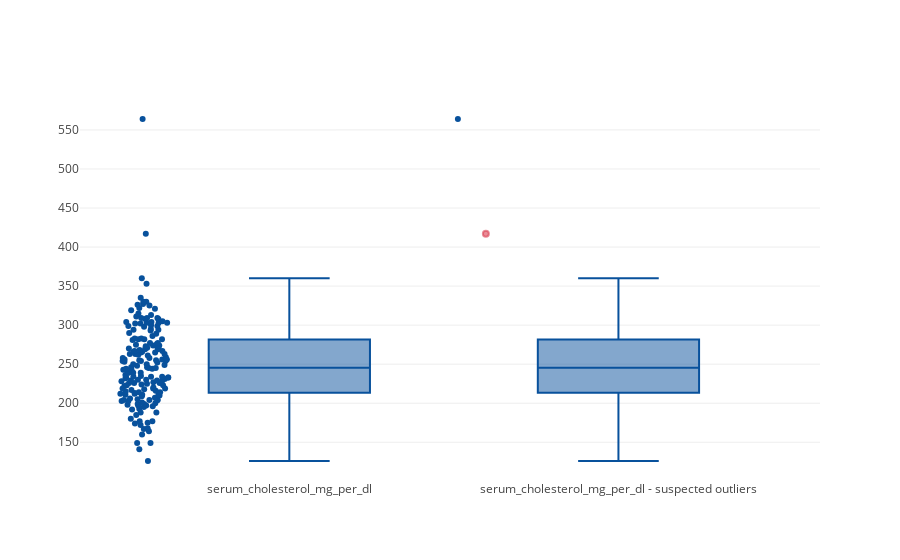

Notebook source saved alongside this figure:
### Markdown cell above
### serum_cholesterol_mg_per_dl

### Code cell
name = 'serum_cholesterol_mg_per_dl'
y = df[name]

trace1 = go.Box(
    y=y,
    jitter=0.3,
    pointpos=-1.8,
    boxpoints = 'all',
    marker = dict(
        color = 'rgb(8,81,156)',
    ),
    name = name
)

trace2 = go.Box(
    y=y,
    jitter=0.3,
    pointpos=-1.8,
    boxpoints = 'suspectedoutliers',
    marker = dict(
        color = 'rgb(8,81,156)',
        outliercolor = 'rgba(219, 64, 82, 0.6)',
        line = dict(
            outliercolor = 'rgba(219, 64, 82, 0.6)',
            outlierwidth = 2)
    ),
    name = name + ' - suspected outliers'
)

data = [trace1, trace2]

layout = go.Layout(
    showlegend = False
)

fig = go.Figure(data=data, layout=layout)
iplot(fig, layout)

### Figure 1 — Plotly figure (JSON) as saved in the notebook; plotly's stock layout.template omitted (floating-point values rounded to 4 significant figures; data arrays with more than 128 entries replaced by an {"elided": "..."} marker saying what was removed)
{"data": [{"boxpoints": "all", "jitter": 0.3, "marker": {"color": "rgb(8,81,156)"}, "name": "serum_cholesterol_mg_per_dl", "pointpos": -1.8, "type": "box", "y": {"elided": "180 int values"}}, {"boxpoints": "suspectedoutliers", "jitter": 0.3, "marker": {"color": "rgb(8,81,156)", "line": {"outliercolor": "rgba(219, 64, 82, 0.6)", "outlierwidth": 2}, "outliercolor": "rgba(219, 64, 82, 0.6)"}, "name": "serum_cholesterol_mg_per_dl - suspected outliers", "pointpos": -1.8, "type": "box", "y": {"elided": "180 int values"}}], "layout": {"showlegend": false}}
